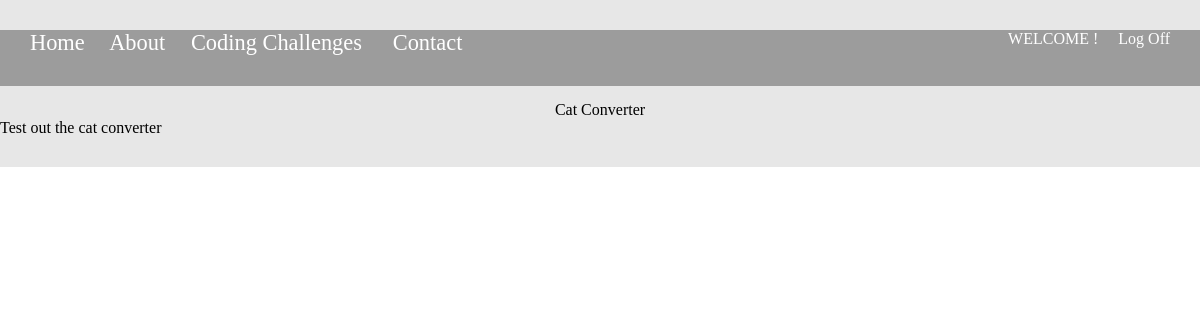
Screenshot of /post_challenge/coding_challenges/9 with the database file from the repository.
### j_schatz_app/models.py (models this page shows, shortened)
class CodeChallenge(models.Model):
    publisher = models.ForeignKey(User, related_name='codechallenges', on_delete=models.CASCADE)
    title = models.CharField(max_length = 50)
    challenge_question = models.TextField()
    created_at = models.DateTimeField(auto_now_add = True)
    updated_at = models.DateTimeField(auto_now = True)
    objects = CodeChallengeManager()

### j_schatz_app/views.py (the view)
# urls.py: path('post_challenge/coding_challenges/<int:challenge_id>', views.single_coding_challenge),
def single_coding_challenge(request, challenge_id):
    context = {
        "challenge": CodeChallenge.objects.get(id=challenge_id)
    }
    return render(request, "coding_challenge.html", context)

### j_schatz_app/templates/coding_challenge.html (shortened to what this page needs)
<!DOCTYPE html>
<html lang="en">
<head>
    {% load static %}
    <link
    rel="stylesheet"
    type="text/css"
    href="{% static '../static/main.css' %}"
  />
</head>
<body>
    <div class="container">
    <div class="header-courses">
    <div class="header">
      <div class="left-header">
        <a class="btn" title="Home" href = "/">Home</a>
        <a class="btn" title="About" href="/about">About </a>
        <a class="btn" title="Coding Challenges" href ="/post_challenge/challenges">Coding Challenges</a>
        <a class="btn" title="Contact" href="/contact">Contact</a>
    </div>
      <div class="right-header">
      <p class="login-user">
        WELCOME {{user.first_name}} {{user.last_name}}!
      </p>
      <a id="log-out" href="/user/logout">Log Off</a>
    </div>
    </div>
  </div>
    <div class= "challenge-container">
    <center>{{challenge.title}}</center>
    <p>{{challenge.challenge_question}}</p>
    </div>
</div>
</body>
</html>

### login_app/static/main.css (style rules this page uses)
* { margin: 0; padding:0; }
.title-container-right a, .header a { text-decoration: none; color: #fff; }
.header { display: flex; justify-content: space-between; margin-bottom: 15px; background-color: rgba(82, 82, 82, 0.5); }
.left-header { display: flex; justify-content: space-around; padding-left: 30px; }
.right-header { display: flex; justify-content: space-around; margin-right: 30px; }
p.login-user { color: #fff; margin-right: 20px; }
div.container { margin: 0; background-color: #e6e6e6ec; padding-top: 30px; padding-bottom: 30px; height: 100%; }
.left-header .btn { color: #fff; text-decoration: none; font-size: 1.4rem; margin-bottom: 30px; padding-right: 7px; margin-right: 15px; }
a.btn::before { display: block; content: attr(title); font-weight: bold; height: 0; overflow: hidden; visibility: hidden; }

### rows the page displays
CodeChallenge: title "Cat Converter", challenge_question "Test out the cat converter"
